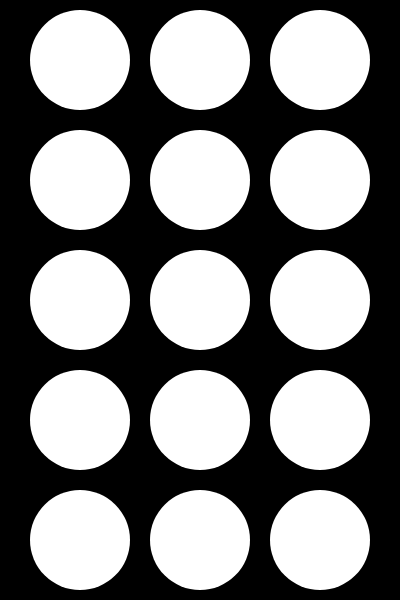
Frame 1 (no input)
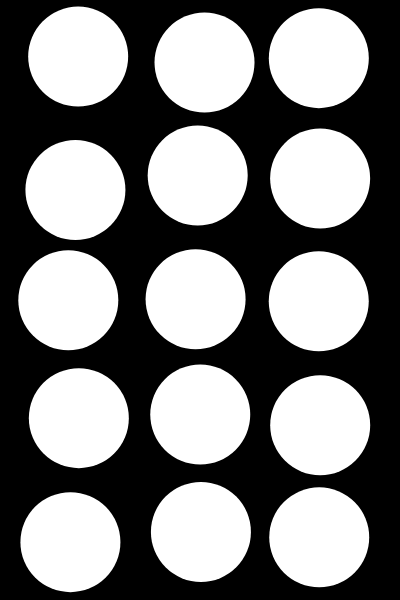
Frame 60 (no input)
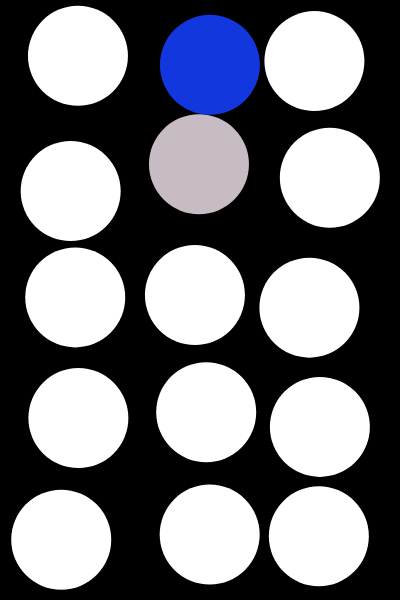
Frame 120 (the mouse pressed at the canvas centre since frame 60)

The p5.js sketch that drew these frames (run headless with seeded random() and noise() and a simulated clock; from frame 60 on, the mouse is pressed at the canvas centre):

// p5.js sketch
// ── sketch.js
var SIZE = 100;
var MARGIN = 20;
var FOOS = [];
var NEST = [];

function setup() {
	createCanvas(400, 600);
	for (var y = ((height - SIZE) % (SIZE + MARGIN)) / 2; y < height - SIZE; y += SIZE + MARGIN) {
		for (var x = ((width - SIZE) % (SIZE + MARGIN)) / 2; x < width - SIZE; x += SIZE + MARGIN) {
			FOOS.push(new Foo(x, y, SIZE / 2));
		}
	}
}

function draw() {
	fill(0);
	rect(0, 0, width, height);
	for (var f = FOOS.length - 1; f >= 0; f--) {
		FOOS[f].display();
		FOOS[f].move(); 
		for (var g = f - 1; g >= 0; g--) {
			if (f != g && FOOS[f].intersect(FOOS[g])) {
				FOOS[f].change_color();
				FOOS[g].change_color();
			}
		}
	}
}

// ── object.js
function Foo(x, y, d) {
	this.x = x + d;
	this.y = y + d;
	this.r = d;
	this.col = color(255, 255, 255);
	
	this.display = function() {
		noStroke()
		fill(this.col);
		ellipseMode(CENTER);
		ellipse(this.x, this.y, this.r * 2, this.r * 2);
	}

	this.move = function() {
		this.x = this.x + random(-1, 1);
		this.y = this.y + random(-1, 1);
	}

	this.intersect = function(other) {
		if (dist(this.x, this.y, other.x, other.y) < this.r + other.r) {
			return true;
		} else {
			return false;
		}
	}

	this.change_color = function() {
		this.col = color(random(255), random(255), random(255))
	}
}
